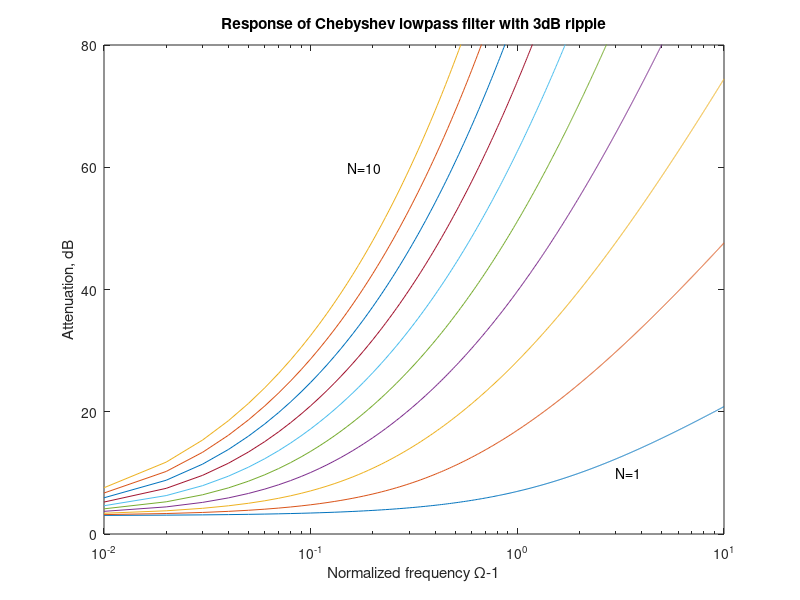

Reproduce this figure in MATLAB.
%
%   This routine computes the attenuation response of
%   the Chebyshev lowpass filter. Computations are 
%   performed for filters of order 1 through 10.
% 
%   Copyright (c) 1999 by P.Bretchko and R.Ludwig
%   "RF Circuit Design: Theory and Practice"
%

close all; % close all opened graphs
clear all; % clear all variables
figure;    % open new graph

w=1:0.01:11; % normalized frequency
N=10;        % define the maximum order for the filter
ripple=3;    % define ripple size in the pass band

a=sqrt(10^(ripple/10)-1);

colormap(lines);
color_map=colormap;
colormap('default');

for n=1:N
   LF=1+a^2*(cosh(n*acosh(w))).^2;
   semilogx(w-1,10*log10(LF),'color',color_map(n,:));
   hold on;
end;
title('Response of Chebyshev lowpass filter with 3dB ripple');
xlabel('Normalized frequency {\Omega}-1');
ylabel('Attenuation, dB');
axis([0.01 10 0 80]);
text(3,10,'N=1');
text(0.15,60,'N=10');
%print -deps 'fig5_21.eps' % if uncommented -> saves a copy of plot in EPS format

